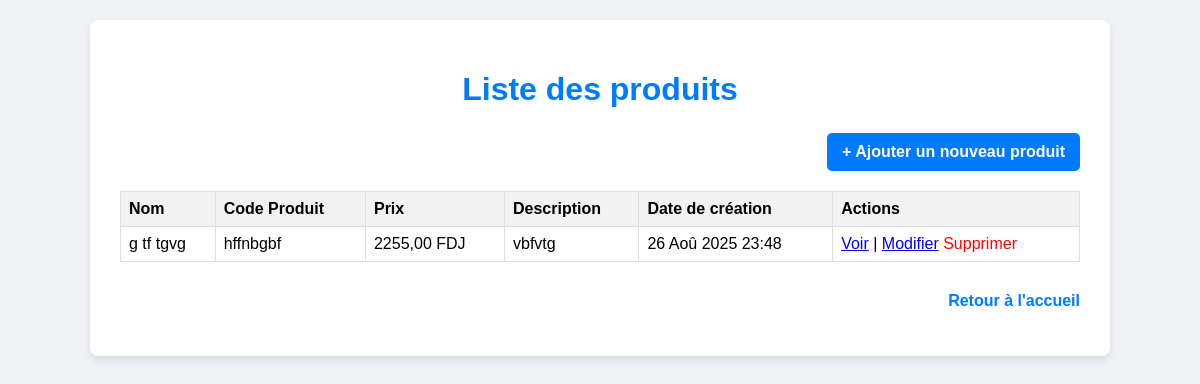
Page /products/list/ (signed in) on the committed database.
### products/models.py (models this page shows, shortened)
class Produit(models.Model):
    name = models.CharField(max_length=200, verbose_name=_("Nom du produit"))
    description = models.TextField(blank=True, null=True, verbose_name=_("Description"))
    price = models.DecimalField(max_digits=10, decimal_places=2, verbose_name=_("Prix unitaire"))
    product_code = models.CharField(max_length=50, unique=True, verbose_name=_("Code produit"))
    created_at = models.DateTimeField(auto_now_add=True, verbose_name=_("Date de création"))
    updated_at = models.DateTimeField(auto_now=True, verbose_name=_("Date de dernière modification"))
    class Meta:
        verbose_name = _("Produit")
        verbose_name_plural = _("Produits")
        ordering = ['name']

### products/views.py (the view)
# urls.py: path('list/', views.product_list, name='product_list'),
@login_required
def product_list(request):
    products = Produit.objects.all().order_by('name')
    context = {
        'products': products,
        'page_title': "Liste des produits",
    }
    return render(request, 'products/product_list.html', context)

### products/templates/products/product_list.html (shortened to what this page needs)
<!DOCTYPE html>
<html lang="fr">
<head>
</head>
<body>
    <div class="container">
        <h1>{{ page_title }}</h1>
        <div class="action-buttons">
            <a href="{% url 'products:product_create' %}">
                + Ajouter un nouveau produit
            </a>
        </div>
        {% if products %}
            <table>
                <thead>
                    <tr>
                        <th>Nom</th>
                        <th>Code Produit</th>
                        <th>Prix</th>
                        <th>Description</th>
                        <th>Date de création</th>
                        <th>Actions</th>
                    </tr>
                </thead>
                <tbody>
                    {% for product in products %}
                    <tr>
                        <td>{{ product.name }}</td>
                        <td>{{ product.product_code }}</td>
                        <td>{{ product.price }} FDJ</td>
                        <td>{{ product.description|default:"Pas de description" }}</td>
                        <td>{{ product.created_at|date:"d M Y H:i" }}</td>
                        <td>
                            <a href="{% url 'products:product_detail' product.pk %}">Voir</a> |
                            <a href="{% url 'products:product_update' product.pk %}">Modifier</a>
                            <a href="{% url 'products:product_delete' product.pk %}" style="color: red; text-decoration: none;">Supprimer</a>
                        </td>
                    </tr>
                    {% endfor %}
                </tbody>
            </table>
        {% else %}
            <p class="no-products">
                Aucun produit n'est enregistré pour le moment.
                <a href="{% url 'products:product_create' %}">Cliquez ici pour en ajouter un !</a>
            </p>
        {% endif %}
        <div class="back-link">
            <p><a href="{% url 'core:home' %}">Retour à l'accueil</a></p>
        </div>
    </div>
</body>
</html>

### products/templates/products/product_list.html (style rules this page uses)
body { font-family: Arial, sans-serif; margin: 20px; background-color: #f0f2f5; }
.container { max-width: 960px; margin: 20px auto; background-color: #fff; padding: 30px; border-radius: 8px; box-shadow: 0 4px 8px rgba(0,0,0,0.1); }
h1 { color: #007bff; text-align: center; margin-bottom: 25px; }
table { width: 100%; border-collapse: collapse; margin-top: 20px; }
th, td { border: 1px solid #ddd; padding: 8px; text-align: left; }
th { background-color: #f2f2f2; }
.back-link { margin-top: 30px; display: block; text-align: right; }
.back-link a { text-decoration: none; color: #007bff; font-weight: bold; }
.action-buttons { margin-bottom: 20px; text-align: right; }
.action-buttons a { background-color: #007bff; color: white; padding: 10px 15px; border-radius: 5px; text-decoration: none; font-weight: bold; display: inline-block; transition: background-color 0.3s ease; }

### rows in the picture
Produit: name "g tf tgvg", product_code "hffnbgbf", price "2255,00", description "vbfvtg", created_at "26 Aoû 2025 23:48"

### other values in the picture
{{ page_title }} "Liste des produits"
